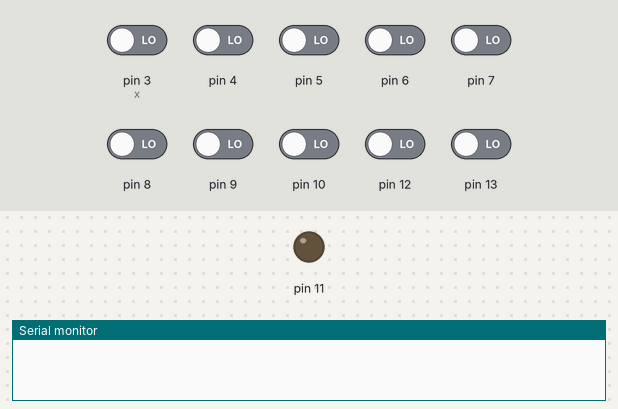
Bench run of a sketch on a simulated Arduino Uno, built with avr-gcc and run on an emulated ATmega328P. Shown: output pins drawn as LEDs (lit = HIGH), the last lines printed to the serial monitor. Dashed ring = blinking. Inputs (shaded band) come from the test bench; at power-on: pin 3 (x), pin 4–10, pin 12, pin 13 LOW.

Above: at 1.2 s.
1.3 s: pin 12 driven HIGH
At 1.55 s:
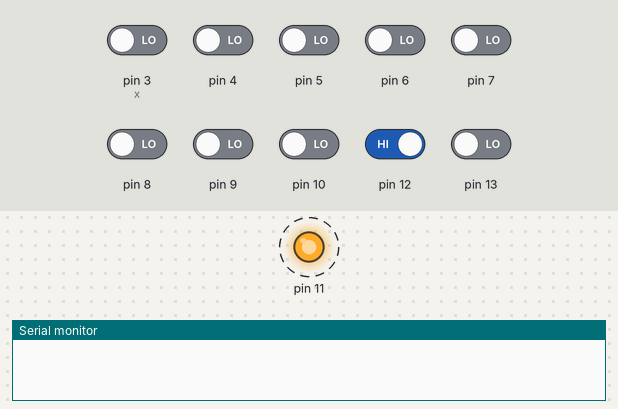
4.3 s: pin 13 driven HIGH
At 9.57 s:
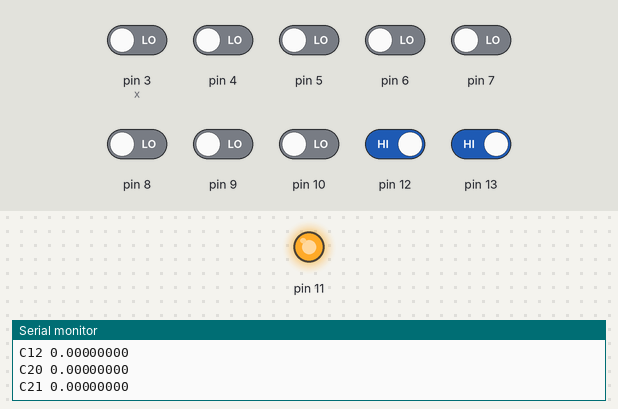
Timing chart, 0 to 11.2 s (numbered marks = the images above; inputs shaded):
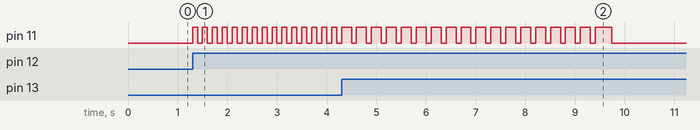

The sketch:

output.ino
```cpp
void setup() {
  // put your setup code here, to run once:
  Serial.begin(9600);
  pinMode(3,INPUT);
  pinMode(4,INPUT);
  pinMode(5,INPUT);
  pinMode(6,INPUT);
  pinMode(7,INPUT);
  pinMode(8,INPUT);
  pinMode(9,INPUT);
  pinMode(10,INPUT);
  pinMode(11,OUTPUT);
  pinMode(12,INPUT);
  pinMode(13,INPUT);

//  pinMode(LED_BUILTIN,OUTPUT);
}

long int conv_int(int arr[])
{
  long int sum;
  sum = arr[0]*128+arr[1]*64+arr[2]*32;
  //Serial.println(sum);
  sum = sum +arr[3]*16 +arr[4]*8+arr[5]*4+arr[6]*2+arr[7]*1;
 //  Serial.println(sum);
  return sum;
}


long int  conv_fra(int arr[])
{
//  long int temp = 800000000
  long int  sum ;
  sum = arr[0]*150000000 + arr[1]*125000000 + arr[2]*112500000 + arr[3]*106250000;
  //Serial.println(sum);
  //Serial.println(arr[5]*1015625000);
  sum = sum + arr[4]*103125000 + arr[5]*101562500 +arr[6]*100781250 + arr[7]*100390625;
  //Serial.println(sum);

  return sum;

}

void fun(long int sum,int arr[])
{
  for(int i=0;i<8;i++)
  {
    arr[7-i]= sum%10;
    sum =sum /10;
  }
}


int arr[8];
int arr1[8];
int k =0;
int temp1=0;
int i1=0,j1=0;
int x =3,count =0,flag=0,count1=0;
int n= 3;
long int dec,fra;

//

void loop()
{
  long int dec_arr[n+1][n+1];
  long int fra_arr[n+1][n+1][8];

  int i =0,j =0, x=3,temp1 =0;
//  digitalWrite(LED_BUILTIN,HIGH);
  if(count<(2*n*n))
  {
    if(digitalRead(12)>0)
    {
      k=1;
//      digitalWrite(LED_BUILTIN,LOW);
    }
    if(k==1)
    {

//      Serial.print("entered the output with count and count1:");
//      Serial.print(" ");
//      Serial.println(count);
//      Serial.print(" ");
//      Serial.println(count1);
      digitalWrite(11,HIGH);
//      delay(2000);
      delay(100);
      if(digitalRead(13))
      {

        delay(100);
         while(i<8)
         {
            arr[i]= digitalRead(x);
//            Serial.print(x);
//            Serial.print("  ");
//            Serial.println(arr[i]);
          //  delay(100);
            x =x+1;
            i= i+1;
         }
        if(count%2==0)
        {
            dec = conv_int(arr);
//            Serial.println(dec);
//            Serial.println("#####");
//            Serial.print(dec);
//            Serial.print("                           ");

              dec_arr[i1][j1]=dec;
//               Serial.println(dec_arr[i1][j1]);

        }
        else if(count%2==1)
        {

            fra = conv_fra(arr);
            fun(fra,arr1);
            for(int index =0;index<8;index++)
            {
                fra_arr[i1][j1][index] = arr1[index];
            }

//            Serial.println(fra);
            flag = 1;
        }
        if(flag==1)
        {
            Serial.print("C");
            Serial.print(i1);
            Serial.print(j1);
            Serial.print(" ");
            Serial.print(dec);
            Serial.print(".");
            while(j<8)
            {
              Serial.print(arr1[j]);
              j= j+1;
            }

            Serial.println();


//             Serial.print("                           ");
//             Serial.print(i1);
//             Serial.print(j1);
//             Serial.print("  ");
//             Serial.print(dec_arr[i1][j1]);
//                  Serial.print(".");
//                  for(int index =0;index<8;index++)
//                  {
//                  Serial.print(fra_arr[i1][j1][index]);
//                  }
//                  Serial.println();

            j1 = j1+1;
            if(j1== n)
            {
              j1=0;
              i1 = i1+1;
              if(i1==n)
              {
                i1=0;
              }
            }


            flag = 0;
        }
        count = count+1;
        if(count == (2*n*n))
        {
              Serial.println();
              Serial.println();
              Serial.println("final multilpication Matrix formed :");
              for(int l=0;l<n;l++)
              {
                for(int m=0;m<n;m++)
                {
                  Serial.print(dec_arr[l][m]);
                  Serial.print(".");
                  for(int index =0;index<8;index++)
                  {
                  Serial.print(fra_arr[l][m][index]);
                  }
                  Serial.print("   ");
                }
                Serial.println();
              }
              Serial.println();
              Serial.println();
        }
      }
      digitalWrite(11,LOW);
      delay(100);
    }
  }

}
```

Measured:
- after the input at 1.3 s, pin 11: alternates HIGH for 0.10 s and LOW for 0.10 s, starting at once
